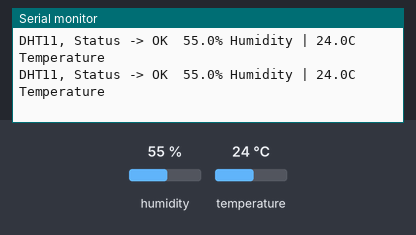
The sketch below on a simulated Arduino Uno, built with avr-gcc and run on an emulated ATmega328P. Parts: the last lines printed to the serial monitor. The inputs (shaded band) are chosen by the test bench; at power-on: humidity 55 %, temperature 24 °C.

Above: at 2.8 s.
2.9 s: humidity set to 22 %
At 5.0 s:
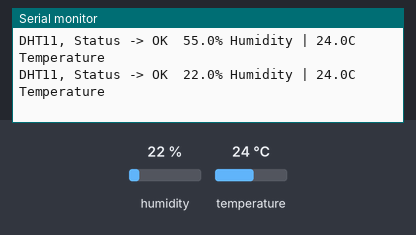
5.6 s: temperature set to 12 °C
At 7.4 s:
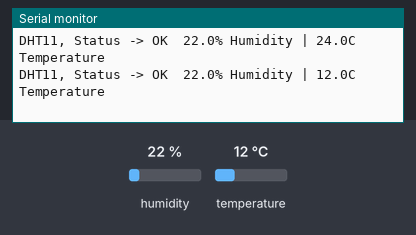
8.3 s: humidity set to 40 %
At 11.0 s:
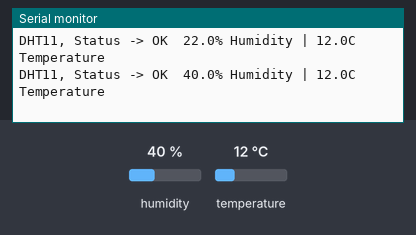
Timing chart, 0 to 12.5 s (numbered marks = the images above; inputs shaded):
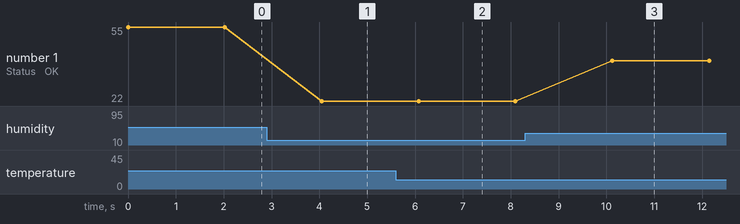

The sketch:

dht11.ino
```cpp
#include <dht.h>

dht DHT;

#define DHT11_PIN A1

void setup()
{
    Serial.begin(115200);
}

void loop()
{
    Serial.print("DHT11, Status -> ");

    switch (DHT.read11(DHT11_PIN))
    {
    case DHTLIB_OK:
        Serial.print("OK\t");
        break;

    case DHTLIB_ERROR_CHECKSUM:
        Serial.print("Error checksum\t");
        break;

    case DHTLIB_ERROR_TIMEOUT:
        Serial.print("Error time out\t");
        break;

    default:
        Serial.print("Unknown error\t");
        break;
    }

    Serial.print(DHT.humidity,1);
    Serial.print("% Humidity | ");
    Serial.print(DHT.temperature,1);
    Serial.println("C Temperature");

    delay(2000);
}
```

Measured:
- after the input at 2.9 s, the serial monitor: prints a new line after 1.1 s (image 1)
- after the input at 5.6 s, the serial monitor: prints a new line after 0.47 s (image 2)
- after the input at 8.3 s, the serial monitor: prints a new line after 1.8 s (image 3)
- plotted number 1: 55 → 22 after the input at 2.9 s, 22 → 40 after the input at 8.3 s
